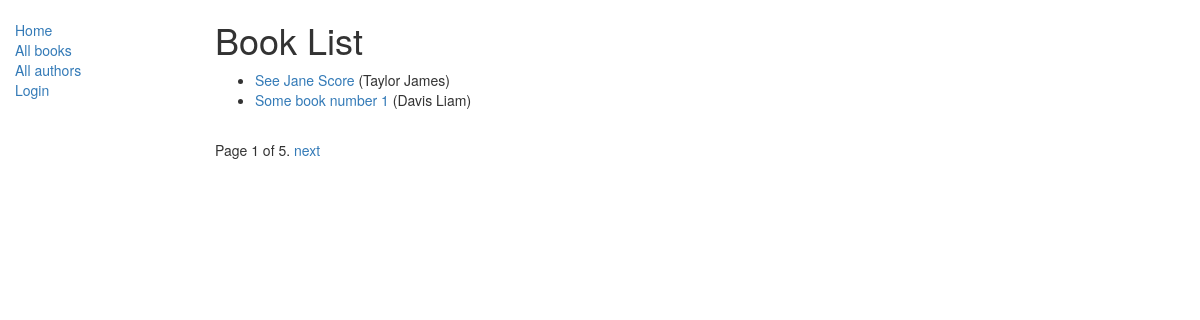
/catalog/books/, run on the app's committed database.
### catalog/models.py (models this page shows, shortened)
class Book(models.Model):
    title = models.CharField(max_length=200)
    author = models.ForeignKey("Author", on_delete=models.SET_NULL, null=True)
    summary = models.TextField(
        max_length=1000,
        help_text="Enter a brief description of the book"
    )
    isbn = models.CharField(
        "ISBN",
        max_length=13,
        help_text='13 Character <a href="https://www.isbn-international.org/content/what-isbn">ISBN number</a>'
    )
    genre = models.ManyToManyField(Genre, help_text="Select a genre for this book")
    language = models.ForeignKey('Language', on_delete=models.SET_NULL, null=True)
    def get_absolute_url(self):
        return reverse("book-detail", args=[str(self.id)])
    def display_genre(self):
        """
        Creates a string for the Genre. This is required to display genre in Admin.
        """
        return ', '.join([genre.name for genre in self.genre.all()[:3]])
    display_genre.short_description = 'Genre'

class Author(models.Model):
    first_name = models.CharField(max_length=100)
    last_name = models.CharField(max_length=100)
    date_of_birth = models.DateField(null=True, blank=True)
    date_of_death = models.DateField("Died", null=True, blank=True)
    def __str__(self):
        return f"{self.last_name} {self.first_name}"

### catalog/views.py (the view)
# urls.py: path('books/', views.BookListView.as_view(), name='books'),
class BookListView(generic.ListView):
    model = Book
    context_object_name = 'book_list'
    paginate_by = 2
    def get_context_data(self, **kwargs):
        context = super(BookListView, self).get_context_data(**kwargs)
        context['some_data'] = 'This is just some data'
        return context

### catalog/templates/catalog/book_list.html (shortened to what this page needs)
{% extends "base_generic.html" %}
{% block content %}
    <h1>Book List</h1>
    {% if book_list %}
    <ul>
      {% for book in book_list %}
      <li>
        <a href="{{ book.get_absolute_url }}">{{ book.title }}</a> ({{book.author}})
      </li>
      {% endfor %}
    </ul>
    {% else %}
      <p>В библиотеке книг нет.</p>
    {% endif %}
{% endblock %}

### data on the page
Book: title "See Jane Score", author "Taylor James"
Book: title "Some book number 1", author "Davis Liam"

### other printed values
{{ page_obj.number }} "1"
{{ page_obj.paginator.num_pages }} "5"
